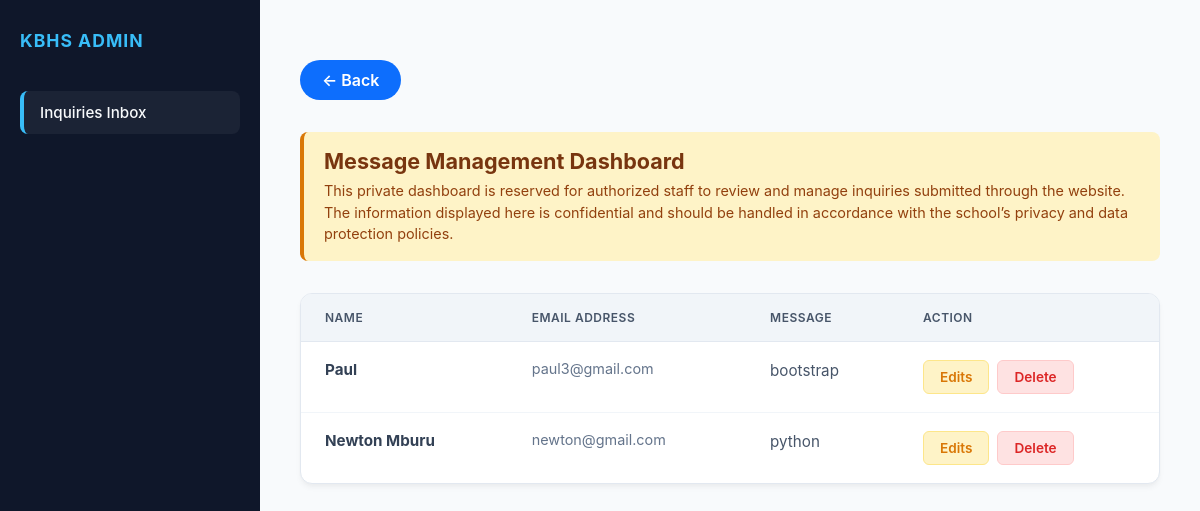
/show/, run on an earlier commit of the app's database.
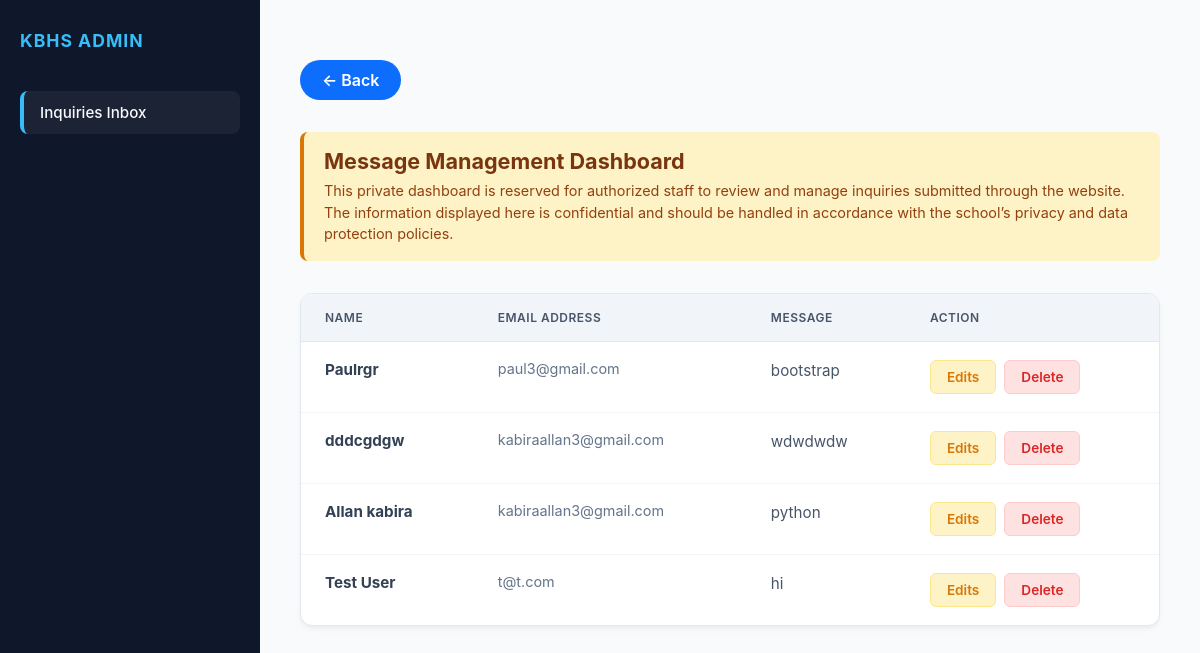
And on a later commit of the database.
### webapp/models.py (models this page shows, shortened)
class Contact(models.Model):
    name = models.CharField(max_length=20)
    email = models.EmailField()
    message = models.TextField()
    category = models.CharField(max_length=50, default='General')

### webapp/views.py (the view)
# urls.py: path('show/', views.show, name='show'),
def show(request):
    all = Contact.objects.all()
    return render(request, 'show.html', {'all': all})

### templates/show.html (shortened to what this page needs)
<!DOCTYPE html>
<html lang="en">
<head>
</head>
<body>
  <aside class="sidebar">
    <div class="sidebar-brand">KBHS Admin</div>
    <ul class="sidebar-menu">
      <li class="sidebar-item">Inquiries Inbox</li>
    </ul>
  </aside>
  <main class="main-content">
    <a href="/" class="back-btn" onclick="if (window.history.length > 1) { window.history.back(); return false; }">
      &#8592; Back
    </a>
    <div class="notice-banner">
      <h2>Message Management Dashboard</h2>
      <p>This private dashboard is reserved for authorized staff to review and manage inquiries submitted through the website. The information displayed here is confidential and should be handled in accordance with the school’s privacy and data protection policies.</p>
    </div>
    <div class="table-container">
      <table>
        <thead>
          <tr>
            <th>Name</th>
            <th>Email Address</th>
            <th>Message</th>
            <th>Action</th>
          </tr>
        </thead>
        <tbody>
          {% for contact in all %}
          <tr>
            <td class="fw-medium"><strong>{{ contact.name }}</strong></td>
            <td class="email-link">{{ contact.email }}</td>
            <td><div class="message-text">{{ contact.message }}</div></td>
            <td>
              <div class="action-group">
                <a href="/edit/{{ contact.id }}" class="btn btn-warning">Edits</a>
                <a href="/delete/{{ contact.id }}" class="btn btn-outline-success">Delete</a>
              </div>
            </td>
          </tr>
          {% endfor %}
        </tbody>
      </table>
    </div>
  </main>
</body>
</html>

### templates/show.html (style rules this page uses)
* { box-sizing: border-box; margin: 0; padding: 0; }
body { font-family: -apple-system, BlinkMacSystemFont, "Segoe UI", Roboto, Helvetica, Arial, sans-serif; background-color: #f8fafc; color: #334155; display: flex; min-height: 100vh; }
.sidebar { width: 260px; background-color: #0f172a; color: #f8fafc; padding: 30px 20px; display: flex; flex-direction: column; position: fixed; height: 100vh; }
.sidebar-brand { font-size: 1.1rem; font-weight: 700; text-transform: uppercase; letter-spacing: 1px; margin-bottom: 40px; color: #38bdf8; }
.sidebar-menu { list-style: none; }
.sidebar-item { padding: 12px 16px; background: rgba(255, 255, 255, 0.05); border-radius: 8px; font-size: 0.95rem; font-weight: 500; border-left: 4px solid #38bdf8; }
.main-content { margin-left: 260px; padding: 40px; width: calc(100% - 260px); }
.notice-banner { background-color: #fef3c7; border-left: 4px solid #d97706; padding: 16px 20px; border-radius: 8px; margin-bottom: 32px; }
.notice-banner h2 { font-size: 1.35rem; font-weight: 700; color: #78350f; margin-bottom: 6px; }
.notice-banner p { font-size: 0.9rem; color: #92400e; line-height: 1.5; }
.table-container { background-color: #ffffff; border-radius: 12px; box-shadow: 0 4px 6px -1px rgba(0, 0, 0, 0.05), 0 2px 4px -1px rgba(0, 0, 0, 0.02); border: 1px solid #e2e8f0; overflow: hidden; }
table { width: 100%; border-collapse: collapse; text-align: left; font-size: 0.95rem; }
th { background-color: #f1f5f9; color: #475569; font-weight: 600; padding: 16px 24px; text-transform: uppercase; font-size: 0.75rem; letter-spacing: 0.5px; border-bottom: 1px solid #e2e8f0; }
td { padding: 18px 24px; border-bottom: 1px solid #f1f5f9; color: #334155; vertical-align: top; }
tr:last-child td { border-bottom: none; }
.email-link { color: #64748b; font-size: 0.9rem; }
.message-text { max-width: 400px; line-height: 1.5; color: #475569; }
.action-group { display: flex; gap: 8px; white-space: nowrap; }
.btn { display: inline-flex; align-items: center; justify-content: center; padding: 8px 16px; font-size: 0.85rem; font-weight: 600; border-radius: 6px; text-decoration: none; transition: all 0.2s ease; cursor: pointer; }
.btn-warning { background-color: #fef3c7; color: #d97706; border: 1px solid #fde68a; }
.btn-outline-success { background-color: #fee2e2; color: #dc2626; border: 1px solid #fecaca; }
.back-btn { display: inline-block; margin: 20px 0 32px; padding: 10px 22px; background: #0d6efd; color: #fff; border-radius: 25px; font-size: 1rem; font-weight: 600; font-family: inherit; text-decoration: none; transition: all 0.3s ease; }

What changed in the data, as far as the page shows it:
removed Contact: name "Newton Mburu", email "newton@gmail.com", message "python"
changed Contact "bootstrap": name "Paul" → "Paulrgr"
added Contact: name "dddcgdgw", email "kabiraallan3@gmail.com", message "wdwdwdw"
added Contact: name "Allan kabira", email "kabiraallan3@gmail.com", message "python"
added Contact: name "Test User", email "t@t.com", message "hi"
